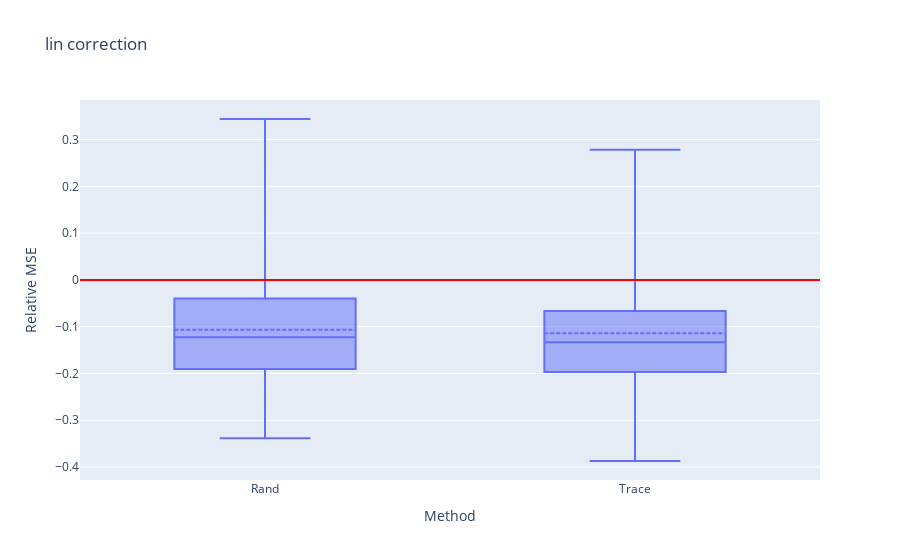

Here is the notebook cell this chart was saved with:
### Code cell
fig_lin = px.box((df - risk) / risk, 
             labels={
                     "variable": "Method",
                     "value": "Relative MSE"
                     },
             title="lin correction",
             points=False)
fig_lin.update_traces(boxmean=True)

fig_lin.add_hline(y=0., line_color='red')

### Figure 1 — Plotly figure (JSON) as saved in the notebook; plotly's stock layout.template omitted (floating-point values rounded to 4 significant figures; data arrays with more than 128 entries replaced by an {"elided": "..."} marker saying what was removed)
{"data": [{"alignmentgroup": "True", "boxmean": true, "boxpoints": false, "hovertemplate": "Method=%{x}<br>Relative MSE=%{y}<extra></extra>", "legendgroup": "", "marker": {"color": "#636efa"}, "name": "", "notched": false, "offsetgroup": "", "orientation": "v", "showlegend": false, "type": "box", "x": {"elided": "200 str values"}, "x0": " ", "xaxis": "x", "y": {"elided": "200 float values"}, "y0": " ", "yaxis": "y"}], "layout": {"boxmode": "group", "legend": {"tracegroupgap": 0}, "shapes": [{"line": {"color": "red"}, "type": "line", "x0": 0, "x1": 1, "xref": "x domain", "y0": 0, "y1": 0, "yref": "y"}], "title": {"text": "lin correction"}, "xaxis": {"anchor": "y", "domain": [0, 1], "title": {"text": "Method"}}, "yaxis": {"anchor": "x", "domain": [0, 1], "title": {"text": "Relative MSE"}}}}
